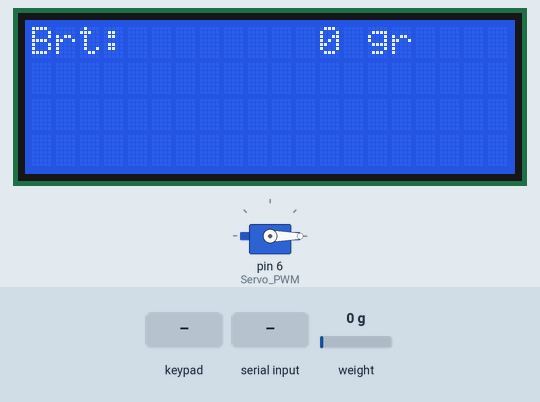
Recording of a sketch running on a simulated Arduino Uno, built with avr-gcc and run on an emulated ATmega328P. On the bench: servo, 20×4 character LCD. The inputs (shaded band) are chosen by the test bench; at power-on: weight on the scale 0 g. What the sketch prints to the serial monitor is not drawn.

Above: at 4.0 s.
4.1 s: key '#' pressed
At 5.0 s:
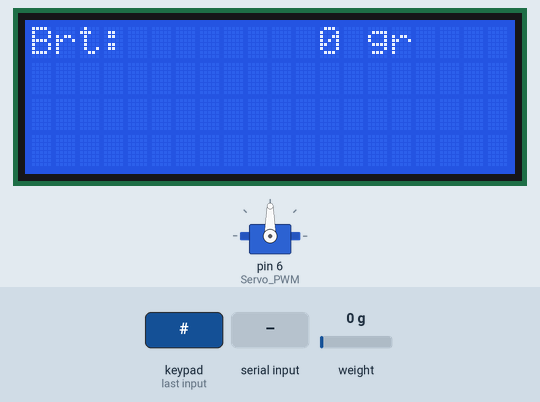
5.6 s: weight on the scale set to 831 g
At 6.6 s:
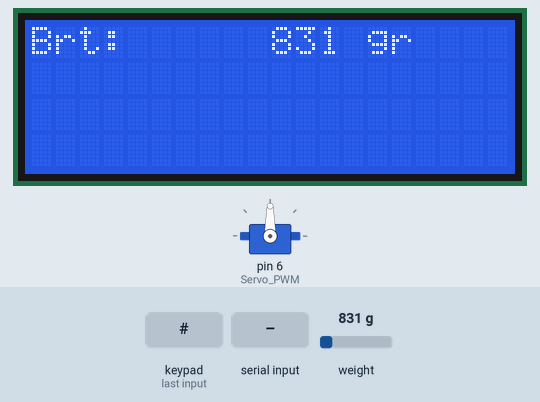
7.1 s: weight on the scale set to 930 g
At 7.8 s:
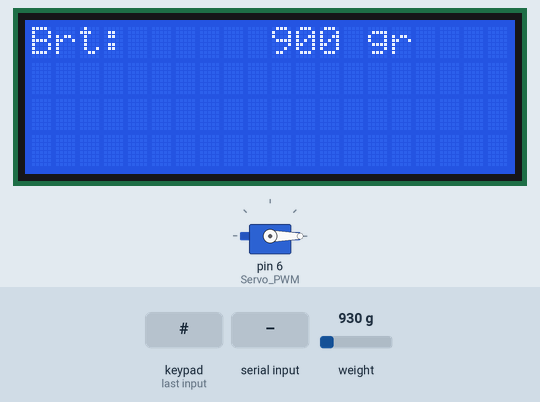
8.6 s: "t" received over Serial
At 9.0 s:
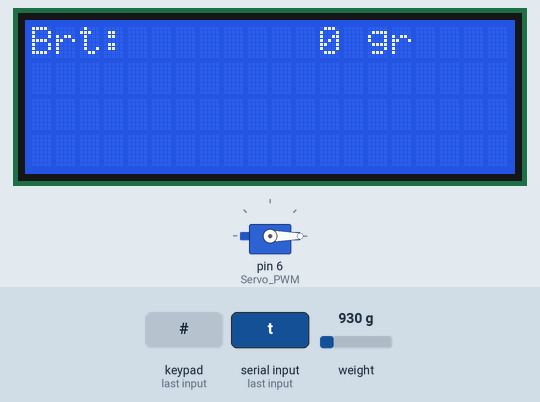
10.1 s: weight on the scale set to 1250 g
At 11.3 s:
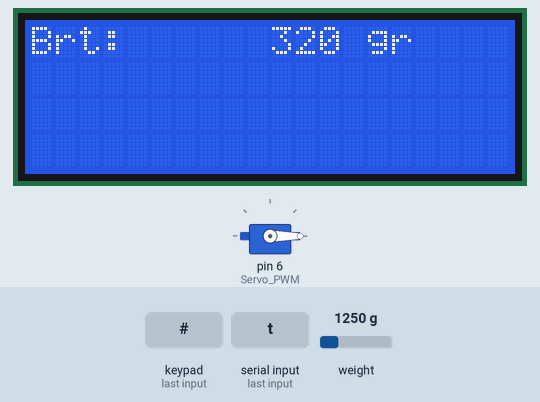
11.6 s: key '*' pressed
Timing chart, 0 to 14.1 s (numbered marks = the images above; inputs shaded):
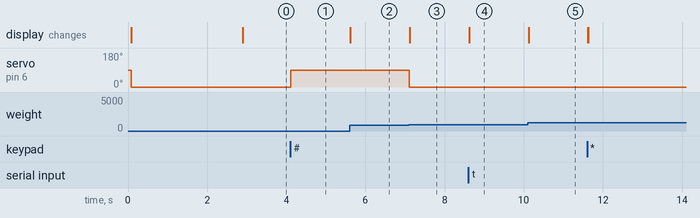

Measured:
- the behaviour switches between 899 and 900 g on weight on the scale (found by bisection; images 2 and 3)
- after the input at 4.1 s, servo on pin 6 (Servo_PWM): 0° → 90° at once
- after the input at 5.6 s, the display: changes at once (image 2)
- after the input at 7.1 s, servo on pin 6 (Servo_PWM): 90° → 0° at once; the display: changes at once (image 3)
- after the input at 8.6 s, the display: changes at once (image 4)
- after the input at 10.1 s, the display: changes at once (image 5)

The sketch:

project.ino
```cpp
#include <Keypad.h>
#include <LiquidCrystal_I2C.h>
#include <HX711_ADC.h>
#include <EEPROM.h>
#include <Servo.h> // include servo library to use its related functions
#define Servo_PWM 6 // A descriptive name for D6 pin of Arduino to provide PWM signal
Servo MG995_Servo;  // Define an instance of of Servo with the name of "MG995_Servo"

const int ROW_NUM = 4;    // four rows
const int COLUMN_NUM = 4; // three columns

char keys[ROW_NUM][COLUMN_NUM] = {
    {'*'},
    {'#'}};

byte pin_rows[ROW_NUM] = {5,4};
byte pin_column[COLUMN_NUM] = {3};

// HX711 pin var
const int HX711_dout = 11;
const int HX711_sck = 12;

// Var for Load cell value
const int calVal_eepromAdress = 0;
long t;
int i = 0;

Keypad keypad = Keypad(makeKeymap(keys), pin_rows, pin_column, ROW_NUM, COLUMN_NUM);
LiquidCrystal_I2C lcd(0x27, 20, 4);
Servo servo;
HX711_ADC LoadCell(HX711_dout, HX711_sck);

void setup()
{
  Serial.begin(9600); // Initialize UART with 9600 Baud rate
  MG995_Servo.attach(Servo_PWM);  // Connect D6 of Arduino with PWM signal pin of servo motor
  lcd.begin();
  lcd.backlight();

  pinMode(HX711_dout, INPUT);
  delay(10);
  Serial.println();
  Serial.println("Starting...");
  LoadCell.begin();

  lcd.setCursor(0, 0);
  lcd.print("Brt: ");
  lcd.setCursor(14, 0);
  lcd.print("gr");

  MG995_Servo.write(0); //Turn clockwise at high speed
  delay(200);
  MG995_Servo.detach();//Stop. You can use deatch function or use write(x), as x is the middle of 0-180 which is 90, but some lack of precision may change this value
  delay(200);
  MG995_Servo.attach(Servo_PWM);

  float calibrationValue;
  calibrationValue = 696.0;
  EEPROM.get(calVal_eepromAdress, calibrationValue);
  long stabilizingtime = 2000;
  boolean _tare = true;
  LoadCell.start(stabilizingtime, _tare);
  if (LoadCell.getTareTimeoutFlag())
  {
    Serial.println("Timeout, cek kabel MCU>HX711 pastikan sudah tepat");
    while (1)
      ;
  }
  else
  {
    LoadCell.setCalFactor(calibrationValue);
    Serial.println("Startup selesai");
  }
}

void loop() {
  char key = keypad.getKey();
  static boolean newDataReady = 0;
  const int serialPrintInterval = 0;
  // check for new data/start next conversion:
  if (LoadCell.update()) newDataReady = true;
  i = LoadCell.getData();


  if (key == '#')
  {
    Serial.print(key);

    Serial.print("Servo kebuka");
    MG995_Servo.write(90); //Turn clockwise at high speed
    delay(200);
    MG995_Servo.detach();//Stop. You can use deatch function or use write(x), as x is the middle of 0-180 which is 90, but some lack of precision may change this value
    delay(200);
    MG995_Servo.attach(Servo_PWM);
  }
  else if(key == '*'){
    MG995_Servo.write(0);
    Serial.print(key);
    i = 0;
    Serial.print("Nilai i: ");
    Serial.println(i);
    tampil(i);
  }

  if (newDataReady) {
//    i = LoadCell.getData();

    if (millis() > t + serialPrintInterval) {
//      int i = LoadCell.getData();

    if(i<0){
      i=0;
    }

    if(i >= 900) {
      Serial.print("Servo ketutup");
      MG995_Servo.write(0); //Turn clockwise at high speed
      MG995_Servo.detach();//Stop. You can use deatch function or use write(x), as x is the middle of 0-180 which is 90, but some lack of precision may change this value
      MG995_Servo.attach(Servo_PWM);
      i = 900;
    }

    newDataReady = 0;
    t = millis();

    Serial.print("Load_cell output val: ");
    Serial.println(i);
    tampil(i);

    }
  }

  if(Serial.available() > 0){
    float i;
    char inByte = Serial.read();
    if (inByte == 't') LoadCell.tareNoDelay(); //tare
  }

  if (LoadCell.getTareStatus() == true) {
    Serial.println("Tara selesai");
  }
}

int tampil(int j)
{
  lcd.setCursor(4, 0);
  lcd.print("         ");

  if (j < 10)
  {
    lcd.setCursor(12, 0);
  }
  else if (j < 100 && j >= 10)
  {
    lcd.setCursor(11, 0);
  }
  else if (j < 1000 && j >= 100)
  {
    lcd.setCursor(10, 0);
  }
  else if (j < 10000 && j >= 1000)
  {
    lcd.setCursor(9, 0);
  }
  else if (j < 100000 && j >= 10000)
  {
    lcd.setCursor(8, 0);
  }
  else if (j < 1000000 && j >= 100000)
  {
    lcd.setCursor(7, 0);
  }
  else if (j < 10000000 && j >= 1000000)
  {
    lcd.setCursor(6, 0);
  }
  else if (j < 100000000 && j >= 10000000)
  {
    lcd.setCursor(5, 0);
  }
  else
  {
    lcd.setCursor(4, 0);
  }
  lcd.print(j);

}
```
